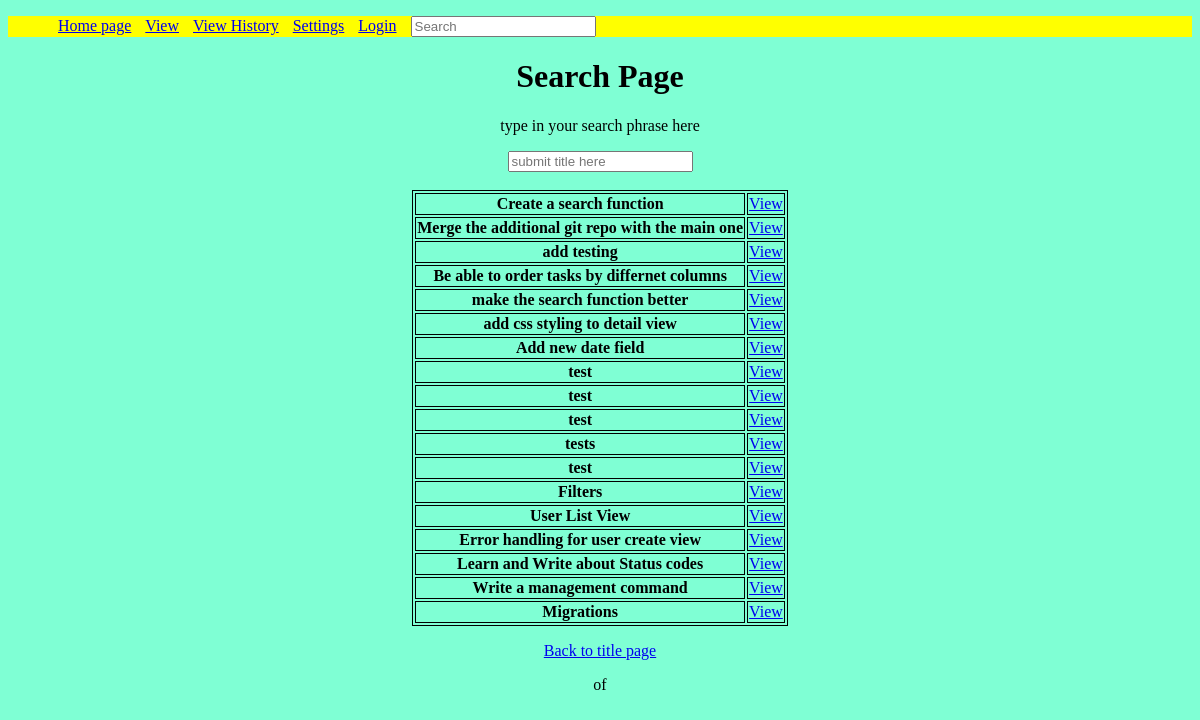
Before: /view/search/ with the older database file.
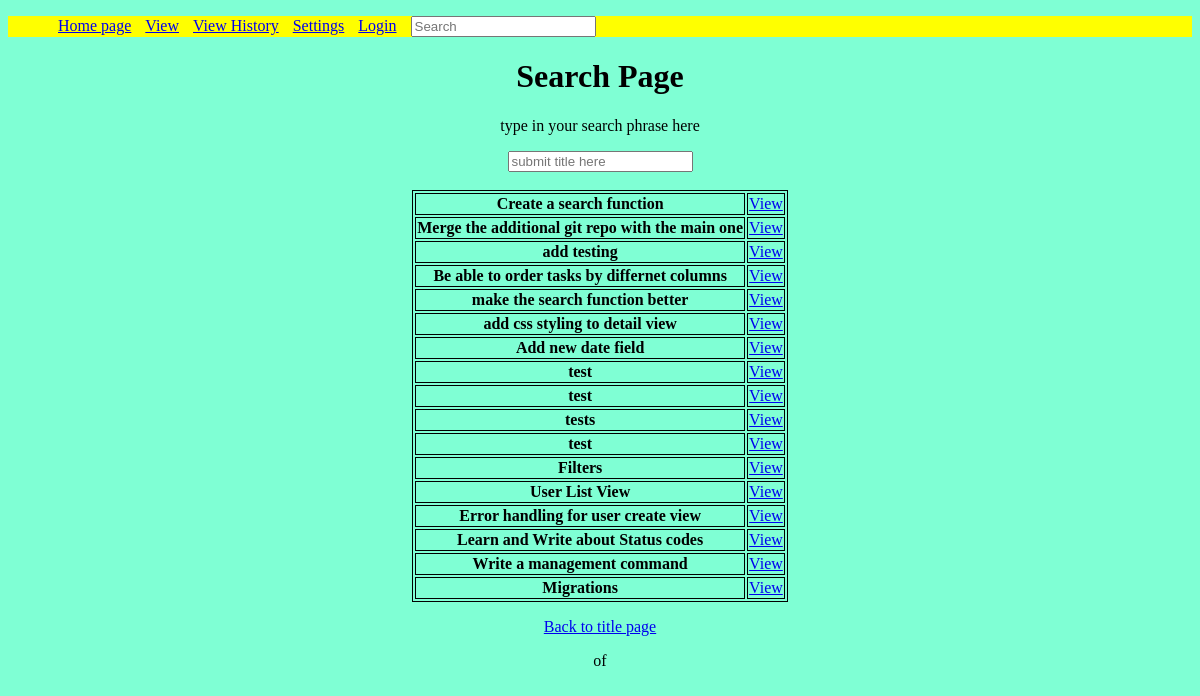
After: the same page with the newer database file.
### taskmanager/models.py (models this page shows, shortened)
class Task(models.Model):
    title = models.CharField(max_length=255)
    discr = models.CharField(max_length=255)
    rag = models.CharField(max_length=255)
    status = models.CharField(max_length=255)
    active = models.BooleanField(default=True)
    created_on = models.DateField(auto_now_add=True)
    update_last = models.DateField(auto_now=True)

### taskmanager/views.py (the view)
# urls.py: path("view/search/", views.SearchView.as_view(), name="search"),
class SearchView(generic.ListView):
    model = Task
    template_name = "search.html"
    context_object_name = "tasks"
    form_class = TaskForm
    def get_queryset(self):
        query = self.request.GET.get("lookup", "")
        object_list = Task.objects.filter(Q(title__icontains=query))
        return object_list
    def get(self, request, *args, **kwargs):  # this returns the data as a list view.
        response = super().get(request, *args, **kwargs)
        return response

### taskmanager/templates/search.html (shortened to what this page needs)
{% extends 'base_layout.html'%}
{% block content%}
<div class="main">
    <h1>Search Page</h1>
    <p>type in your search phrase here</p>
    <form action="{% url 'search' %}" method="GET">
        <input type="text" name="lookup" value="{{ request.GET.lookup }}" placeholder="submit title here">
    </form>
    <br>
</div>
{% endblock %}
{% block table %}
        <table class="center">
            {% for task in tasks %}
            <tr>
            <th>{{ task.title }}</th>
            <td><a href="{% url 'detail' pk=task.pk %}">View</a></td>
            </tr>
            {% endfor %}
        </table>
{% endblock %}

Changed rows visible on the page:
removed Task: title "test"
